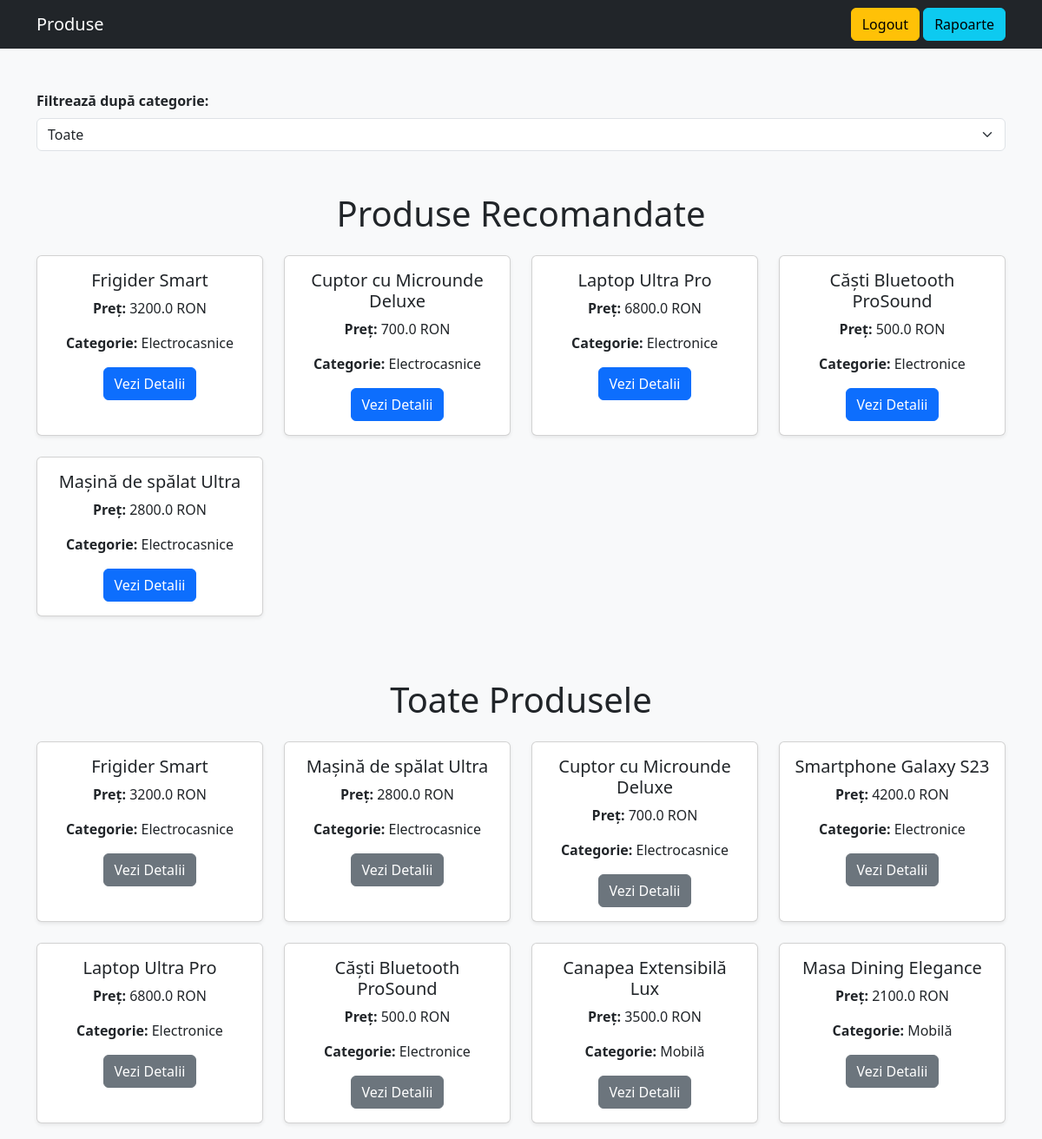
Page / (signed in, upper part) on the earlier database version.
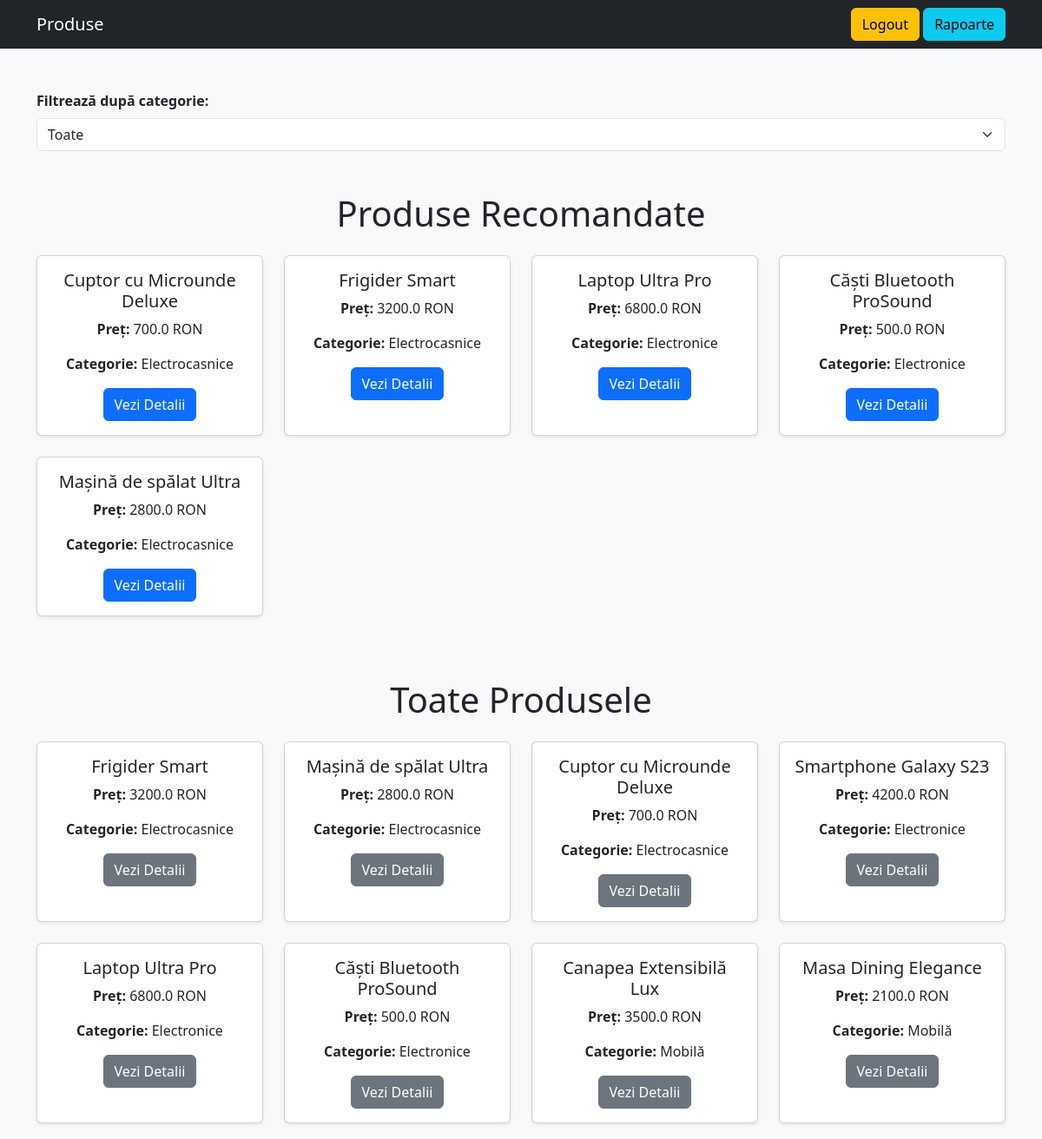
Same page on the later database version.
### models.py (models this page shows, shortened)
class Product(db.Model):
    id = db.Column(db.Integer, primary_key=True)
    name = db.Column(db.String(100))
    category = db.Column(db.String(50))
    price = db.Column(db.Float)
    description = db.Column(db.Text)
    views = db.Column(db.Integer, default=0)
    purchases = db.Column(db.Integer, default=0)

### app.py (the view)
@app.route("/")
@login_required
def home():
    produse = Product.query.all()
    produse_recomandate = get_recommended_products(session.get('user_id'))
    return render_template("index.html", produse=produse, produse_recomandate=produse_recomandate, user_role=session.get('role'))

### app.py (called while the page is built)
def login_required(f):
    @wraps(f)
    def decorated_function(*args, **kwargs):
        if "user_id" not in session:
            flash("Trebuie să fii autentificat pentru a accesa această pagină.")
            return redirect(url_for("login"))
        return f(*args, **kwargs)
    return decorated_function

### templates/index.html (shortened to what this page needs)
<!DOCTYPE html>
<html lang="ro">
<head>
    <link rel="stylesheet" href="https://cdn.jsdelivr.net/npm/bootstrap@5.3.0/dist/css/bootstrap.min.css">
</head>
<body class="bg-light">
<nav class="navbar navbar-expand-lg navbar-dark bg-dark">
    <div class="container">
        <a class="navbar-brand" href="/">Produse</a>
        <div class="ml-auto">
            {% if user_role %}
                <a href="{{ url_for('logout') }}" class="btn btn-warning">Logout</a>
                <a href="{{ url_for('popular_products') }}" class="btn btn-info">Rapoarte</a>
            {% else %}
                <a href="{{ url_for('login') }}" class="btn btn-primary">Login</a>
                <a href="{{ url_for('register') }}" class="btn btn-success">Register</a>
            {% endif %}
        </div>
    </div>
</nav>
<div class="container mt-5">
    <label for="categoryFilter" class="form-label"><strong>Filtrează după categorie:</strong></label>
    <select class="form-select" id="categoryFilter" onchange="filterProducts()">
        <option value="Toate">Toate</option>
    </select>
</div>
<div class="container mt-5">
    <h1 class="text-center mb-4">Produse Recomandate</h1>
    <div class="row">
        {% for produs in produse_recomandate %}
        <div class="col-md-3 mb-4 product-card" data-category="{{ produs.category }}">
            <div class="card h-100 shadow-sm">
                <div class="card-body text-center">
                    <h5 class="card-title">{{ produs.name }}</h5>
                    <p class="card-text"><strong>Preț:</strong> {{ produs.price }} RON</p>
                    <p class="card-text"><strong>Categorie:</strong> {{ produs.category }}</p>
                    <a href="{{ url_for('view_product', product_id=produs.id) }}" class="btn btn-primary">Vezi Detalii</a>
                </div>
            </div>
        </div>
        {% endfor %}
    </div>
</div>
<div class="container mt-5">
    <h1 class="text-center mb-4">Toate Produsele</h1>
    <div class="row">
        {% for produs in produse %}
        <div class="col-md-3 mb-4 product-card" data-category="{{ produs.category }}">
            <div class="card h-100 shadow-sm">
                <div class="card-body text-center">
                    <h5 class="card-title">{{ produs.name }}</h5>
                    <p class="card-text"><strong>Preț:</strong> {{ produs.price }} RON</p>
                    <p class="card-text"><strong>Categorie:</strong> {{ produs.category }}</p>
                    <a href="{{ url_for('view_product', product_id=produs.id) }}" class="btn btn-secondary">Vezi Detalii</a>
                </div>
            </div>
        </div>
        {% endfor %}
    </div>
</div>
</body>
</html>

Differences in the rows shown:
changed Product "Cuptor cu Microunde Deluxe": moves up the list
